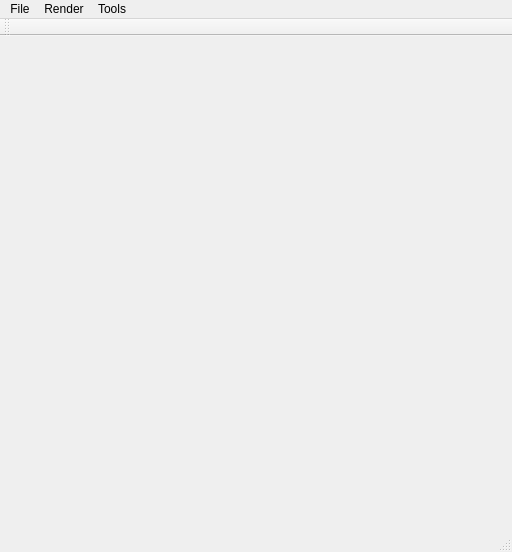
<ui version="4.0" >
 <class>gpurtClass</class>
 <widget class="QMainWindow" name="gpurtClass" >
  <property name="geometry" >
   <rect>
    <x>0</x>
    <y>0</y>
    <width>512</width>
    <height>552</height>
   </rect>
  </property>
  <property name="windowTitle" >
   <string>MultiLayer</string>
  </property>
  <widget class="QWidget" name="centralWidget" />
  <widget class="QMenuBar" name="menuBar" >
   <property name="geometry" >
    <rect>
     <x>0</x>
     <y>0</y>
     <width>512</width>
     <height>21</height>
    </rect>
   </property>
   <widget class="QMenu" name="menuLayer" >
    <property name="title" >
     <string>Tools</string>
    </property>
    <addaction name="actionComputeBoundingBox" />
    <addaction name="separator" />
    <addaction name="actionDeleteLayers" />
    <addaction name="actionGenerateLayers" />
    <addaction name="separator" />
    <addaction name="actionDilateNormals" />
   </widget>
   <widget class="QMenu" name="menuFile" >
    <property name="title" >
     <string>File</string>
    </property>
    <addaction name="actionLoad" />
    <addaction name="actionLoadLayers" />
    <addaction name="separator" />
    <addaction name="actionLoadSphereScene" />
    <addaction name="separator" />
    <addaction name="actionExit" />
   </widget>
   <widget class="QMenu" name="menuRender" >
    <property name="title" >
     <string>Render</string>
    </property>
    <addaction name="actionResize" />
    <addaction name="separator" />
    <addaction name="actionIdle" />
    <addaction name="separator" />
    <addaction name="actionGeometry" />
    <addaction name="actionBoundingBox" />
    <addaction name="actionHeightmap" />
    <addaction name="separator" />
    <addaction name="actionPostShading" />
   </widget>
   <addaction name="menuFile" />
   <addaction name="menuRender" />
   <addaction name="menuLayer" />
  </widget>
  <widget class="QToolBar" name="mainToolBar" >
   <property name="orientation" >
    <enum>Qt::Horizontal</enum>
   </property>
   <attribute name="toolBarArea" >
    <enum>TopToolBarArea</enum>
   </attribute>
   <attribute name="toolBarBreak" >
    <bool>false</bool>
   </attribute>
  </widget>
  <widget class="QStatusBar" name="statusBar" />
  <action name="actionLoad" >
   <property name="text" >
    <string>Load model...</string>
   </property>
  </action>
  <action name="actionExit" >
   <property name="text" >
    <string>Exit</string>
   </property>
  </action>
  <action name="actionGenerateLayers" >
   <property name="text" >
    <string>Generate layers...</string>
   </property>
  </action>
  <action name="actionComputeBoundingBox" >
   <property name="text" >
    <string>Compute bounding box...</string>
   </property>
  </action>
  <action name="actionIdle" >
   <property name="checkable" >
    <bool>true</bool>
   </property>
   <property name="checked" >
    <bool>false</bool>
   </property>
   <property name="text" >
    <string>Idle Callback</string>
   </property>
  </action>
  <action name="actionBoundingBox" >
   <property name="checkable" >
    <bool>true</bool>
   </property>
   <property name="enabled" >
    <bool>true</bool>
   </property>
   <property name="text" >
    <string>Bounding Box</string>
   </property>
  </action>
  <action name="actionGeometry" >
   <property name="checkable" >
    <bool>true</bool>
   </property>
   <property name="text" >
    <string>Geometry</string>
   </property>
  </action>
  <action name="actionHeightmap" >
   <property name="checkable" >
    <bool>true</bool>
   </property>
   <property name="text" >
    <string>Heightmap</string>
   </property>
  </action>
  <action name="actionLoadLayers" >
   <property name="checkable" >
    <bool>false</bool>
   </property>
   <property name="text" >
    <string>Load layers...</string>
   </property>
  </action>
  <action name="actionDeleteLayers" >
   <property name="text" >
    <string>Delete all layers</string>
   </property>
  </action>
  <action name="actionDilateNormals" >
   <property name="text" >
    <string>Dilate normals...</string>
   </property>
  </action>
  <action name="actionResize" >
   <property name="text" >
    <string>Resize</string>
   </property>
  </action>
  <action name="actionLoadSphereScene" >
   <property name="text" >
    <string>Load sphere scene</string>
   </property>
  </action>
  <action name="actionPostShading" >
   <property name="checkable" >
    <bool>true</bool>
   </property>
   <property name="text" >
    <string>Post Shading</string>
   </property>
  </action>
 </widget>
 <layoutdefault spacing="6" margin="11" />
 <resources/>
 <connections>
  <connection>
   <sender>actionExit</sender>
   <signal>triggered()</signal>
   <receiver>gpurtClass</receiver>
   <slot>close()</slot>
   <hints>
    <hint type="sourcelabel" >
     <x>-1</x>
     <y>-1</y>
    </hint>
    <hint type="destinationlabel" >
     <x>259</x>
     <y>285</y>
    </hint>
   </hints>
  </connection>
 </connections>
</ui>
